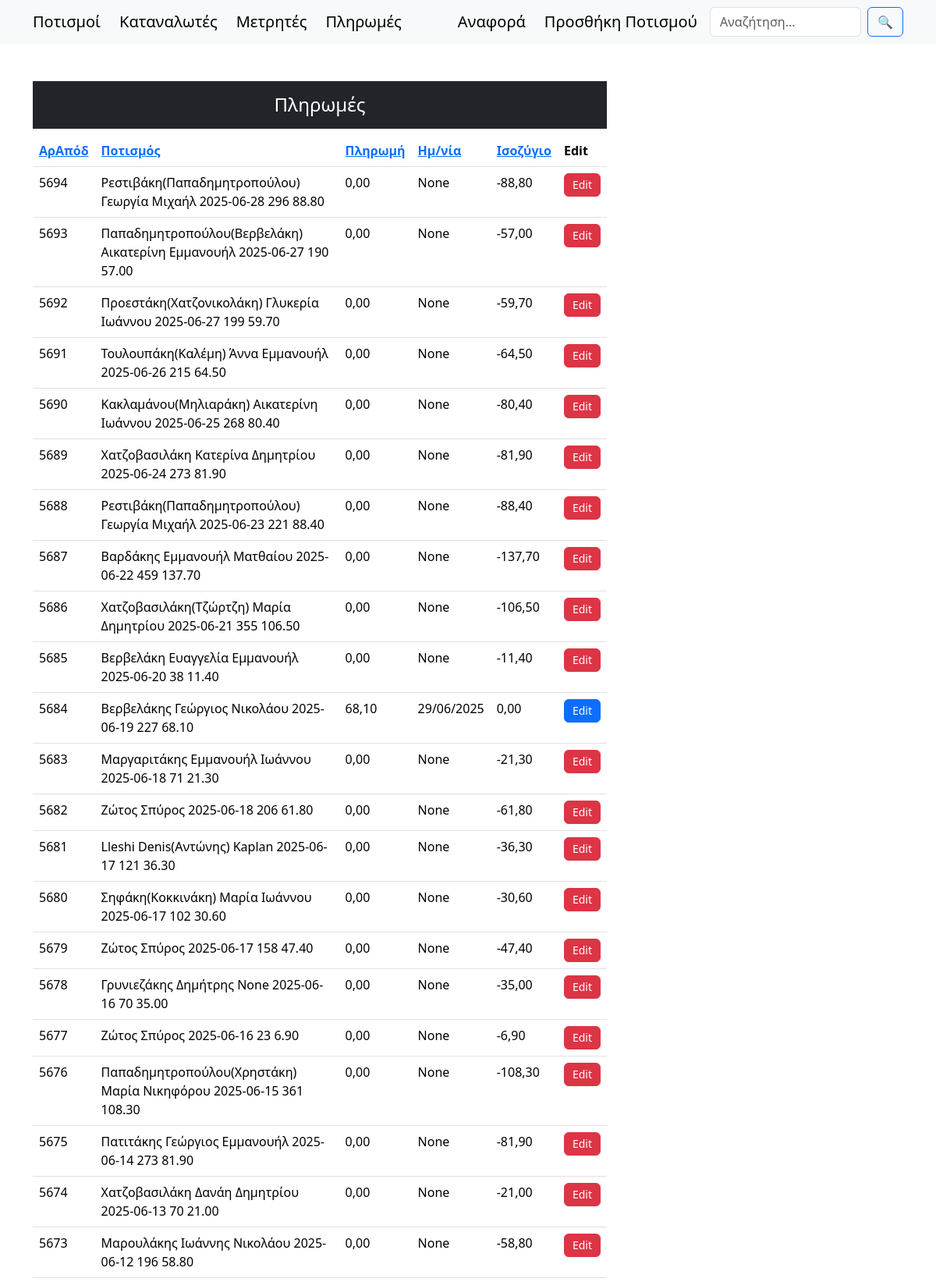
/paids/ (upper part), run on the app's committed database.
### synet/models.py (models this page shows, shortened)
class Paids(models.Model):
    irrigation = models.ForeignKey(WaterCons, on_delete=models.SET_NULL, null=True, blank=True, related_name="paid_irrigations")
    customer = models.ForeignKey(Persons, on_delete=models.SET_NULL, null=True)
    cost = models.DecimalField(max_digits=10, decimal_places=2, null=True, blank=True)
    receiptNumber = models.IntegerField(null=True, blank=True, unique=True)
    paid = models.DecimalField(max_digits=10, decimal_places=2, null=True, blank=True)
    paymentDate = models.DateField(null=True, blank=True)
    receiver = models.ForeignKey(Receivers, on_delete=models.SET_NULL, null=True, blank=True)
    balance = models.DecimalField(max_digits=10, decimal_places=2, null=True, blank=True)

class WaterCons(models.Model):
    serialNumber = models.IntegerField(null=True, blank=True)
    date = models.DateField()
    counter = models.ForeignKey(Counters, on_delete=models.SET_NULL, null=True)
    customer = models.ForeignKey(Persons, on_delete=models.SET_NULL, null=True)
    finalIndication = models.IntegerField()
    initialIndication = models.IntegerField()
    intermediateIndication = models.IntegerField(null=True, blank=True)
    cubicMeters = models.IntegerField(null=True, blank=True)
    billableCubicMeters = models.IntegerField(null=True, blank=True)
    hydronomistsCubicMeters = models.DecimalField(max_digits=10, decimal_places=2, null=True, blank=True)
    costPerMeter = models.DecimalField(max_digits=10, decimal_places=2, null=True, blank=True, default=0.30)
    cost = models.DecimalField(max_digits=10, decimal_places=2, null=True, blank=True)
    hydronomistsRight = models.DecimalField(max_digits=10, decimal_places=2, null=True, blank=True)
    viberMsg = models.CharField(max_length=200, null=True, blank=True)
    notes = models.TextField( null=True,blank=True)
    field = models.ForeignKey(Fields, on_delete=models.SET_NULL, null=True, blank=True)
    receipt = models.ForeignKey("Paids", on_delete=models.SET_NULL, null=True, blank=True, related_name="watercons_receipts") # idΑπόδειξης (paids_id)
    def __str__(self):
        return f"{self.customer} {self.date} {self.billableCubicMeters} {self.cost}".strip()  # Αφαιρεί επιπλέον κενά

class Persons(models.Model):
    surname = models.CharField(max_length=100)
    name = models.CharField(max_length=100, null=True, blank=True)
    fathersName = models.CharField(max_length=100, null=True, blank=True)
    afm = models.CharField(max_length=9, null=True, blank=True, unique=True)
    phone = models.CharField(max_length=10, null=True, blank=True)
    member = models.BooleanField(default=True)  # Είναι μέλος του συνεταιρισμού
    payAsMember = models.BooleanField(default=True)  # Πληρώνει σαν μέλος του συνεταιρισμού
    isActive = models.BooleanField(default=False)  # Είναι ενεργός στον πολιτισμό
    aa = models.IntegerField(null=True, blank=True, unique=True)  # Αύξων αριθμός απόφασης ΔΣ 7/10/2000
    placeOfResidence = models.CharField(max_length=20, null=True, blank=True) # Τόπος διαμονής
    notes = models.CharField(max_length=100, null=True, blank=True)
    class Meta:
        unique_together = ('surname', 'name', 'fathersName')
        ordering = ['surname', 'name', 'fathersName']
    def __str__(self):
        return f"{self.surname} {self.name} {self.fathersName}".strip()  # Αφαιρεί επιπλέον κενά

### synet/views.py (the view)
# urls.py: path('paids/', views.paids, name="paids"),
def paids(request):
    sort_by = request.GET.get('sort', '-receiptNumber')
    order = request.GET.get('order', 'asc')
    if order == 'desc':
        sort_by = f'-{sort_by}'  # Προσθέτει "-" για φθίνουσα ταξινόμηση
    data = Paids.objects.all().order_by(sort_by)
    context = {'data': data, 'order': 'asc' if order == 'desc' else 'desc'}
    return render(request, 'paids.html', context)

### templates/paids.html (shortened to what this page needs)
{% extends "main.html" %}
{% block content %}
<div class="container mt-5">
    <div class="row">
        <div class="col-md-8">
            <h4 class="text-center text-white bg-dark p-3">Πληρωμές</h4>
            <table class="table">
                <thead>
                  <tr>
                    <th scope="col"><a href="?sort=receiptNumber&order={{ order }}">ΑρΑπόδ</a></th>
                    <th scope="col"><a href="?sort=irrigation&order={{ order }}">Ποτισμός</a></th>
                    <th scope="col"><a href="?sort=paid&order={{ order }}">Πληρωμή</a></th>
                    <th scope="col"><a href="?sort=paymentDate&order={{ order }}">Ημ/νία</a></th>
                    <th scope="col"><a href="?sort=balance&order={{ order }}">Ισοζύγιο</a></th>
                    <th scope="col">Edit</th>
                  </tr>
                </thead>
                <tbody>
                    {% for d in data %}
                  <tr>
                    <td>{{d.receiptNumber}}</td>
                    <td>{{d.irrigation}}</td>
                    <td>{{d.paid}}</td>
                    <td>{{d.paymentDate}}</td>
                    <td>{{d.balance}}</td>
                    {% if d.balance == 0 %}
                      <td><a type="button" href="/paids/update/{{d.id}}" class="btn btn-primary">Edit</a></td>
                    {% elif d.balance > 0 %}
                      <td><a type="button" href="/paids/update/{{d.id}}" class="btn btn-success">Edit</a></td>
                    {% elif d.balance < 0 %}
                      <td><a type="button" href="/paids/update/{{d.id}}" class="btn btn-danger">Edit</a></td>
                    {% else %}
                      <td><a type="button" href="/paids/update/{{d.id}}" class="btn btn-warning">Edit</a></td>
                    {% endif %}
                  </tr>
                  {% endfor %}
                </tbody>
              </table>
        </div>
    </div>
</div>
{% endblock content %}

### templates/paids.html (style rules this page uses)
td a.btn { display: flex; align-items: center; justify-content: center; height: 30px; padding: 5px 10px; font-size: 14px; }

### data on the page
Paids: receiptNumber "5694", irrigation "Ρεστιβάκη(Παπαδημητροπούλου) Γεωργία Μιχαήλ 2025-06-28 296 88.80", paid "0,00", paymentDate "None", balance "-88,80"
Paids: receiptNumber "5693", irrigation "Παπαδημητροπούλου(Βερβελάκη) Αικατερίνη Εμμανουήλ 2025-06-27 190 57.00", paid "0,00", paymentDate "None", balance "-57,00"
Paids: receiptNumber "5692", irrigation "Προεστάκη(Χατζονικολάκη) Γλυκερία Ιωάννου 2025-06-27 199 59.70", paid "0,00", paymentDate "None", balance "-59,70"
Paids: receiptNumber "5691", irrigation "Τουλουπάκη(Καλέμη) Άννα Εμμανουήλ 2025-06-26 215 64.50", paid "0,00", paymentDate "None", balance "-64,50"
Paids: receiptNumber "5690", irrigation "Κακλαμάνου(Μηλιαράκη) Αικατερίνη Ιωάννου 2025-06-25 268 80.40", paid "0,00", paymentDate "None", balance "-80,40"
Paids: receiptNumber "5689", irrigation "Χατζοβασιλάκη Κατερίνα Δημητρίου 2025-06-24 273 81.90", paid "0,00", paymentDate "None", balance "-81,90"
Paids: receiptNumber "5688", irrigation "Ρεστιβάκη(Παπαδημητροπούλου) Γεωργία Μιχαήλ 2025-06-23 221 88.40", paid "0,00", paymentDate "None", balance "-88,40"
Paids: receiptNumber "5687", irrigation "Βαρδάκης Εμμανουήλ Ματθαίου 2025-06-22 459 137.70", paid "0,00", paymentDate "None", balance "-137,70"
Paids: receiptNumber "5686", irrigation "Χατζοβασιλάκη(Τζώρτζη) Μαρία Δημητρίου 2025-06-21 355 106.50", paid "0,00", paymentDate "None", balance "-106,50"
Paids: receiptNumber "5685", irrigation "Βερβελάκη Ευαγγελία Εμμανουήλ 2025-06-20 38 11.40", paid "0,00", paymentDate "None", balance "-11,40"
Paids: receiptNumber "5684", irrigation "Βερβελάκης Γεώργιος Νικολάου 2025-06-19 227 68.10", paid "68,10", paymentDate "29/06/2025", balance "0,00"
Paids: receiptNumber "5683", irrigation "Μαργαριτάκης Εμμανουήλ Ιωάννου 2025-06-18 71 21.30", paid "0,00", paymentDate "None", balance "-21,30"
Paids: receiptNumber "5682", irrigation "Ζώτος Σπύρος 2025-06-18 206 61.80", paid "0,00", paymentDate "None", balance "-61,80"
Paids: receiptNumber "5681", irrigation "Lleshi Denis(Αντώνης) Kaplan 2025-06-17 121 36.30", paid "0,00", paymentDate "None", balance "-36,30"
Paids: receiptNumber "5680", irrigation "Σηφάκη(Κοκκινάκη) Μαρία Ιωάννου 2025-06-17 102 30.60", paid "0,00", paymentDate "None", balance "-30,60"
Paids: receiptNumber "5679", irrigation "Ζώτος Σπύρος 2025-06-17 158 47.40", paid "0,00", paymentDate "None", balance "-47,40"
Paids: receiptNumber "5678", irrigation "Γρυνιεζάκης Δημήτρης None 2025-06-16 70 35.00", paid "0,00", paymentDate "None", balance "-35,00"
Paids: receiptNumber "5677", irrigation "Ζώτος Σπύρος 2025-06-16 23 6.90", paid "0,00", paymentDate "None", balance "-6,90"
Paids: receiptNumber "5676", irrigation "Παπαδημητροπούλου(Χρηστάκη) Μαρία Νικηφόρου 2025-06-15 361 108.30", paid "0,00", paymentDate "None", balance "-108,30"
Paids: receiptNumber "5675", irrigation "Πατιτάκης Γεώργιος Εμμανουήλ 2025-06-14 273 81.90", paid "0,00", paymentDate "None", balance "-81,90"
Paids: receiptNumber "5674", irrigation "Χατζοβασιλάκη Δανάη Δημητρίου 2025-06-13 70 21.00", paid "0,00", paymentDate "None", balance "-21,00"
Paids: receiptNumber "5673", irrigation "Μαρουλάκης Ιωάννης Νικολάου 2025-06-12 196 58.80", paid "0,00", paymentDate "None", balance "-58,80"
